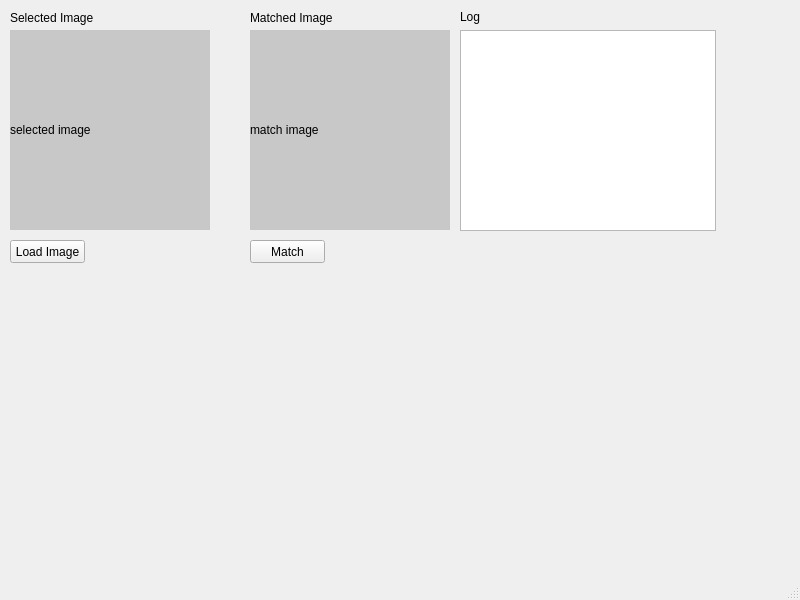
<ui version="4.0" >
 <class>MainWindow</class>
 <widget class="QMainWindow" name="MainWindow" >
  <property name="geometry" >
   <rect>
    <x>0</x>
    <y>0</y>
    <width>800</width>
    <height>600</height>
   </rect>
  </property>
  <property name="windowTitle" >
   <string>MainWindow</string>
  </property>
  <widget class="QWidget" name="centralwidget" >
   <widget class="QLabel" name="selectedImageLabel" >
    <property name="geometry" >
     <rect>
      <x>10</x>
      <y>30</y>
      <width>200</width>
      <height>200</height>
     </rect>
    </property>
    <property name="styleSheet" >
     <string notr="true" >background-color: rgb(200, 200, 200);</string>
    </property>
    <property name="text" >
     <string>selected image</string>
    </property>
    <property name="scaledContents" >
     <bool>true</bool>
    </property>
   </widget>
   <widget class="QLabel" name="label" >
    <property name="geometry" >
     <rect>
      <x>10</x>
      <y>10</y>
      <width>91</width>
      <height>16</height>
     </rect>
    </property>
    <property name="text" >
     <string>Selected Image</string>
    </property>
   </widget>
   <widget class="QLabel" name="matchImageLabel" >
    <property name="geometry" >
     <rect>
      <x>250</x>
      <y>30</y>
      <width>200</width>
      <height>200</height>
     </rect>
    </property>
    <property name="styleSheet" >
     <string notr="true" >background-color: rgb(200, 200, 200);</string>
    </property>
    <property name="text" >
     <string>match image</string>
    </property>
    <property name="scaledContents" >
     <bool>true</bool>
    </property>
   </widget>
   <widget class="QLabel" name="label_2" >
    <property name="geometry" >
     <rect>
      <x>250</x>
      <y>10</y>
      <width>131</width>
      <height>16</height>
     </rect>
    </property>
    <property name="text" >
     <string>Matched Image</string>
    </property>
   </widget>
   <widget class="QPushButton" name="loadImageButton" >
    <property name="geometry" >
     <rect>
      <x>10</x>
      <y>240</y>
      <width>75</width>
      <height>23</height>
     </rect>
    </property>
    <property name="text" >
     <string>Load Image</string>
    </property>
   </widget>
   <widget class="QPushButton" name="matchButton" >
    <property name="geometry" >
     <rect>
      <x>250</x>
      <y>240</y>
      <width>75</width>
      <height>23</height>
     </rect>
    </property>
    <property name="text" >
     <string>Match</string>
    </property>
   </widget>
   <widget class="QTextBrowser" name="textBrowser" >
    <property name="geometry" >
     <rect>
      <x>460</x>
      <y>30</y>
      <width>256</width>
      <height>201</height>
     </rect>
    </property>
   </widget>
   <widget class="QLabel" name="label_3" >
    <property name="geometry" >
     <rect>
      <x>460</x>
      <y>10</y>
      <width>46</width>
      <height>14</height>
     </rect>
    </property>
    <property name="text" >
     <string>Log</string>
    </property>
   </widget>
  </widget>
  <widget class="QMenuBar" name="menubar" >
   <property name="geometry" >
    <rect>
     <x>0</x>
     <y>0</y>
     <width>800</width>
     <height>21</height>
    </rect>
   </property>
  </widget>
  <widget class="QStatusBar" name="statusbar" />
 </widget>
 <resources/>
 <connections/>
</ui>
